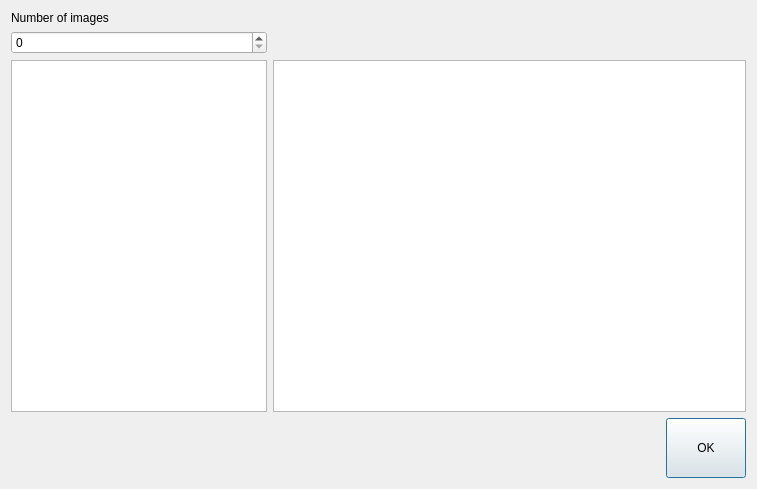
<?xml version="1.0" encoding="UTF-8"?>
<ui version="4.0">
 <author>Copyright 2010, Martin Koller</author>
 <class>PictureButtonSettings</class>
 <widget class="QDialog" name="PictureButtonSettings">
  <property name="geometry">
   <rect>
    <x>0</x>
    <y>0</y>
    <width>757</width>
    <height>489</height>
   </rect>
  </property>
  <property name="windowTitle">
   <string>Bilder Einstellungen</string>
  </property>
  <layout class="QVBoxLayout" name="verticalLayout">
   <item>
    <layout class="QGridLayout" name="gridLayout" columnstretch="0,1">
     <item row="0" column="0">
      <widget class="QLabel" name="label">
       <property name="text">
        <string>Number of images</string>
       </property>
      </widget>
     </item>
     <item row="1" column="0">
      <widget class="QSpinBox" name="numButtons">
       <property name="maximum">
        <number>10</number>
       </property>
      </widget>
     </item>
     <item row="2" column="0">
      <widget class="QListWidget" name="listWidget"/>
     </item>
     <item row="2" column="1">
      <widget class="QPlainTextEdit" name="textEdit"/>
     </item>
    </layout>
   </item>
   <item>
    <layout class="QHBoxLayout" name="horizontalLayout">
     <item>
      <spacer name="horizontalSpacer">
       <property name="orientation">
        <enum>Qt::Horizontal</enum>
       </property>
       <property name="sizeHint" stdset="0">
        <size>
         <width>40</width>
         <height>20</height>
        </size>
       </property>
      </spacer>
     </item>
     <item>
      <widget class="QPushButton" name="pushButton">
       <property name="minimumSize">
        <size>
         <width>0</width>
         <height>60</height>
        </size>
       </property>
       <property name="text">
        <string>OK</string>
       </property>
       <property name="icon">
        <iconset resource="LillePOS.qrc">
         <normaloff>:/icons/ok.png</normaloff>:/icons/ok.png</iconset>
       </property>
       <property name="iconSize">
        <size>
         <width>32</width>
         <height>32</height>
        </size>
       </property>
      </widget>
     </item>
    </layout>
   </item>
  </layout>
 </widget>
 <resources>
  <include location="LillePOS.qrc"/>
 </resources>
 <connections>
  <connection>
   <sender>pushButton</sender>
   <signal>clicked()</signal>
   <receiver>PictureButtonSettings</receiver>
   <slot>accept()</slot>
   <hints>
    <hint type="sourcelabel">
     <x>717</x>
     <y>456</y>
    </hint>
    <hint type="destinationlabel">
     <x>485</x>
     <y>457</y>
    </hint>
   </hints>
  </connection>
 </connections>
</ui>
